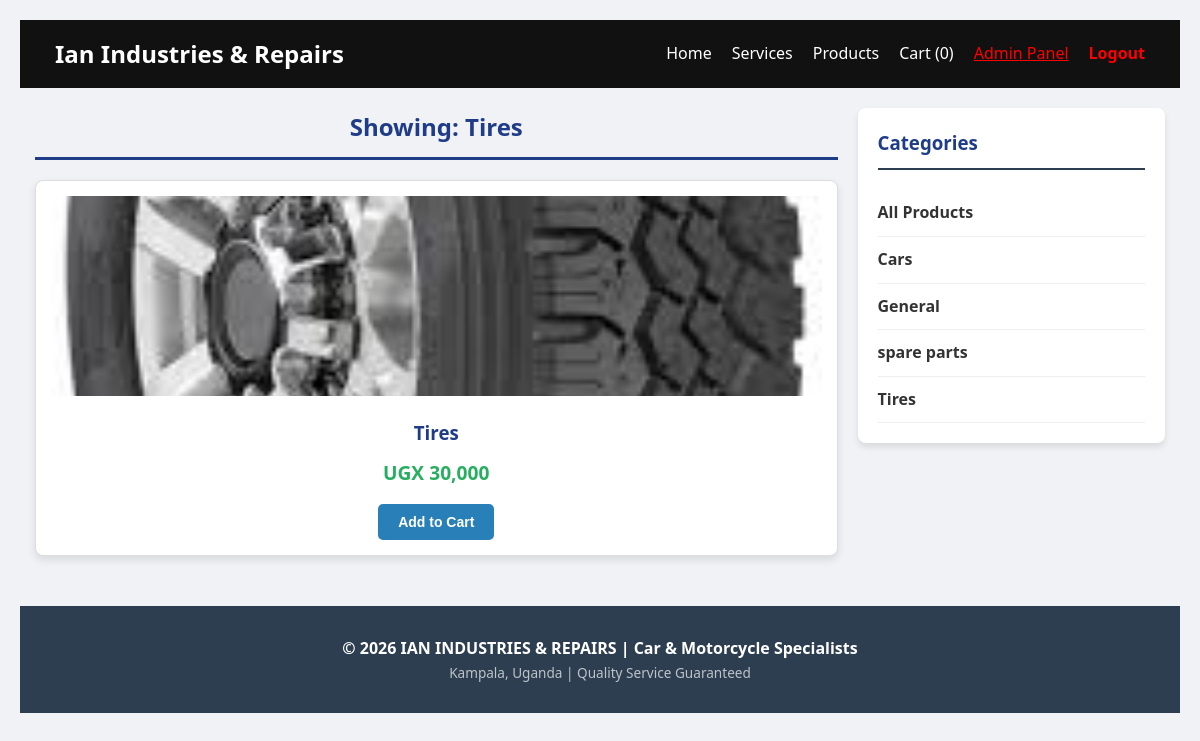
/products.php?cat=Tires (signed in), run on the app's committed database.
### tables this page shows
CREATE TABLE `products` (
  `id` int(11) NOT NULL,
  `name` varchar(100) DEFAULT NULL,
  `image` varchar(255) DEFAULT NULL,
  `price` varchar(50) DEFAULT NULL,
  `category` varchar(50) DEFAULT 'General',
  `stock` int(11) DEFAULT 0
);

### products.php (the view, shortened to what this page needs)
<?php
require 'db.php';
$category = $_GET['cat'] ?? 'All';
if ($category == 'All') {
    $stmt = $conn->prepare("SELECT * FROM products WHERE name != 'Category Init' ORDER BY id DESC");
} else {
   $stmt = $conn->prepare("SELECT * FROM products WHERE category = ? AND name != 'Category Init' ORDER BY id DESC");
    $stmt->bind_param("s", $category);
}
$stmt->execute();
$result = $stmt->get_result();
?>
<!DOCTYPE html>
<html lang="en">
<head>
    <link rel="stylesheet" href="style.css">
</head>
<body>
    <header style="background:#111; color:white; padding:15px;">
        <nav style="display:flex; justify-content:space-between; align-items:center;">
            <h1>Ian Industries & Repairs</h1>
            <ul style="list-style:none; display:flex; gap:20px;">
                <li><a href="home.php" style="color:white; text-decoration:none;">Home</a></li>
                <li><a href="services.php" style="color:white; text-decoration:none;">Services</a></li>
                <li><a href="products.php" style="color:white; text-decoration:none;">Products</a></li>
                <li><a href="cart.php" style="color:white; text-decoration:none;">Cart (<?php echo count($_SESSION['cart'] ?? []); ?>)</a></li>
                <?php if (isset($_SESSION['role']) && $_SESSION['role'] === 'admin'): ?>
    <li><a href="admin.php" style="color:red;">Admin Panel</a></li>
<?php endif; ?>
                <li><a href="logout.php" style="color:red; text-decoration:none; font-weight:bold;">Logout</a></li>
            </ul>
        </nav>
    </header>
    <div class="main-layout">
        <div class="products-display">
            <h2>Showing: <?php echo htmlspecialchars($category); ?></h2>
            <div class="grid-container" style="display:grid; grid-template-columns: repeat(auto-fit, minmax(250px, 1fr)); gap:20px;">
                <?php if ($result->num_rows > 0): ?>
                    <?php while($row = $result->fetch_assoc()): ?>
                        <div class="card" style="border:1px solid #ddd; padding:15px; text-align:center; background:#fff; border-radius:8px;">
                            <img src="<?php echo $row['image']; ?>" style="width:100%; height:200px; object-fit:cover;">
                            <h3><?php echo htmlspecialchars($row['name']); ?></h3>
                            <p class="price" style="color:#27ae60; font-weight:bold;">UGX <?php echo number_format($row['price']); ?></p>
                            <form action="cart.php" method="POST">
                                <button type="submit" name="add_to_cart" class="btn" style="background:#2980b9; color:white; border:none; padding:10px 20px; cursor:pointer; border-radius:5px;">Add to Cart</button>
                            </form>
                        </div>
                    <?php endwhile; ?>
                <?php else: ?>
                    <p>No products found in this category.</p>
                <?php endif; ?>
            </div>
        </div>
        <aside class="sidebar">
            <h3>Categories</h3>
                <ul>
    <li><a href="products.php?cat=All">All Products</a></li>
    <?php
    $cat_query = "SELECT DISTINCT category FROM products WHERE category != ''";
    $cat_result = $conn->query($cat_query);
    while($cat_row = $cat_result->fetch_assoc()):
    ?>
        <li>
            <a href="products.php?cat=<?php echo urlencode($cat_row['category']); ?>">
                <?php echo htmlspecialchars($cat_row['category']); ?>
            </a>
        </li>
    <?php endwhile; ?>
</ul>
        </aside>
    </div>
    <footer style="text-align:center; padding:30px; background:#2c3e50; color:white; margin-top:50px; font-family: 'Segoe UI', Tahoma, sans-serif;">
        <p style="font-weight:bold;">&copy; <?php echo date("Y"); ?> IAN INDUSTRIES & REPAIRS | Car & Motorcycle Specialists</p>
        <p style="font-size:0.85em; color:#bdc3c7;">Kampala, Uganda | Quality Service Guaranteed</p>
    </footer>
</body>
</html>

### style.css (style rules this page uses)
:root { --primary-color: #1f3c88; --hover-color: #16306b; --accent-color: #ff4d4d; --text-color: #333; --bg-color: #f4f4f4; --card-bg: #fff; --shadow: 0 4px 8px rgba(0,0,0,0.1); }
* { margin: 0; padding: 0; box-sizing: border-box; }
body { font-family: Arial, sans-serif; line-height: 1.6; color: var(--text-color); background-color: var(--bg-color); margin: 0; min-height: 100vh; padding-bottom: 60px; }
header { background: var(--primary-color); color: #fff; padding: 1rem 0; position: sticky; top: 0; z-index: 1000; }
nav { display: flex; justify-content: space-between; align-items: center; max-width: 1200px; margin: 0 auto; padding: 0 20px; }
h2 { color: var(--primary-color); text-align: center; margin-bottom: 30px; }
.btn { display: inline-block; padding: 10px 20px; background-color: var(--primary-color); color: #fff; text-decoration: none; border: none; border-radius: 5px; cursor: pointer; transition: background-color 0.3s ease; }
.grid-container { display: grid; grid-template-columns: repeat(auto-fit, minmax(280px, 1fr)); gap: 30px; }
.card { background-color: var(--card-bg); border-radius: 10px; box-shadow: var(--shadow); padding: 20px; text-align: center; transition: transform 0.3s ease, box-shadow 0.3s ease; }
.card img { max-width: 100%; height: 200px; object-fit: cover; border-radius: 5px; margin-bottom: 15px; }
.card h3 { color: var(--primary-color); margin-bottom: 10px; }
.card .price { font-weight: bold; color: #27ae60; font-size: 1.2rem; margin-bottom: 15px; }
.main-layout { display: flex; flex-direction: row; gap: 30px; max-width: 1300px; margin: 40px auto; }
.products-display { flex: 3; }
.sidebar { flex: 1; background: #fff; padding: 20px; border-radius: 10px; box-shadow: 0 4px 10px rgba(0,0,0,0.1); height: fit-content; position: sticky; top: 100px; }
.sidebar h3 { color: var(--primary-color); margin-bottom: 20px; }
.sidebar ul { list-style: none; }
.sidebar li { padding: 12px 0; border-bottom: 1px solid #eee; }
.sidebar a { text-decoration: none; color: #333; font-weight: 500; transition: 0.3s; }
body { font-family: Arial, sans-serif; background: #f4f4f4; margin: 0; padding: 20px; }
body { font-family: 'Segoe UI', Tahoma, sans-serif; background-color: #f0f2f5; margin: 0; padding: 20px; }
h2 { color: #1f3c88; border-bottom: 3px solid #1f3c88; padding-bottom: 10px; margin-bottom: 20px; }
.btn { padding: 8px 15px; text-decoration: none; border-radius: 6px; font-size: 14px; font-weight: 600; transition: 0.3s; display: inline-block; }
footer { background-color: #333; color: #fff; text-align: center; padding: 20px 0; margin-top: auto; }

### products.php (style rules this page uses)
.main-layout { display: flex; gap: 20px; max-width: 1200px; margin: 20px auto; padding: 0 15px; }
.products-display { flex: 3; }
.sidebar { flex: 1; background: #fff; padding: 20px; border-radius: 8px; height: fit-content; box-shadow: 0 4px 6px rgba(0,0,0,0.1); position: sticky; top: 20px; }
.sidebar h3 { border-bottom: 2px solid #2c3e50; padding-bottom: 10px; }
.sidebar ul { list-style: none; padding: 0; }
.sidebar li { padding: 10px 0; border-bottom: 1px solid #eee; }
.sidebar a { text-decoration: none; color: #333; font-weight: bold; }

### data on the page
products: image (picture), name "Tires", price "30,000"

### other printed values
count($_SESSION['cart'] ?? []) "0"
$category "Tires"
$cat_row['category'] "Cars"
$cat_row['category'] "General"
$cat_row['category'] "spare parts"
$cat_row['category'] "Tires"
